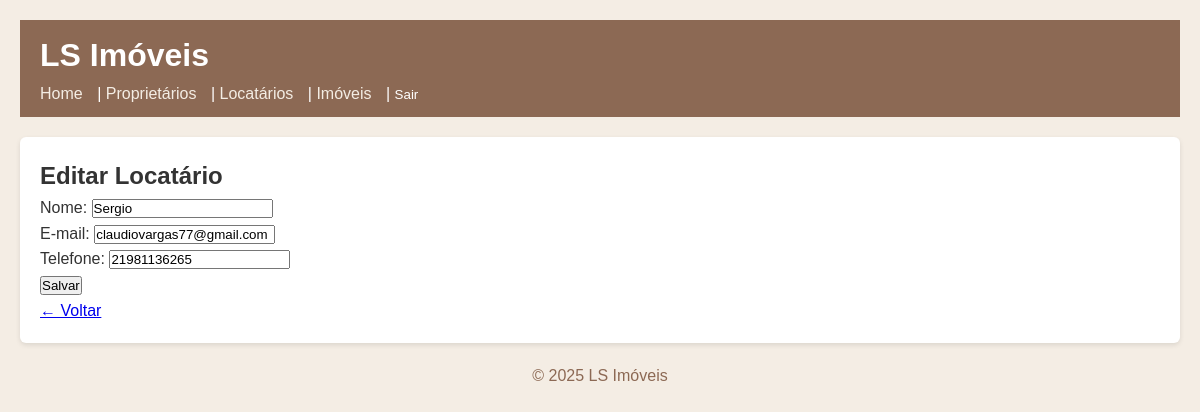
The page /locatarios/1/editar/ (signed in) on the database its author committed.
### core/models.py (models this page shows, shortened)
class Locatario(models.Model):
    nome = models.CharField('Nome', max_length=200)
    email = models.EmailField('E-mail')
    telefone = models.CharField('Telefone', max_length=20)

### core/views.py (the view)
# urls.py: path('locatarios/<int:pk>/editar/',  views.LocatarioUpdate.as_view(), name='loc_edit'),
class LocatarioUpdate(LoginRequiredMixin, UpdateView):
    login_url = 'login'
    model = Locatario
    fields = ['nome', 'email', 'telefone']
    template_name = 'core/locatario_form.html'
    success_url = reverse_lazy('core:loc_list')

### core/templates/core/locatario_form.html (shortened to what this page needs)
{% extends 'core/base.html' %}
{% block content %}
  <h2>{% if object %}Editar{% else %}Novo{% endif %} Locatário</h2>
  <form method="post">
    {{ form.as_p }}
    <button type="submit">Salvar</button>
  </form>
  <p><a href="{% url 'core:loc_list' %}">← Voltar</a></p>
{% endblock %}

### core/static/core/css/style.css (style rules this page uses)
:root { --terra-claro: #f4ede4; --terra-medio: #c9b39a; --terra-escuro: #8c6954; --texto-principal: #333; }
* { box-sizing: border-box; margin: 0; padding: 0; }
body { font-family: sans-serif; background: var(--terra-claro); color: var(--texto-principal); line-height: 1.6; padding: 20px; }

### rows shown on the page
Locatario: nome "Sergio", email "claudiovargas77@gmail.com", telefone "21981136265"
